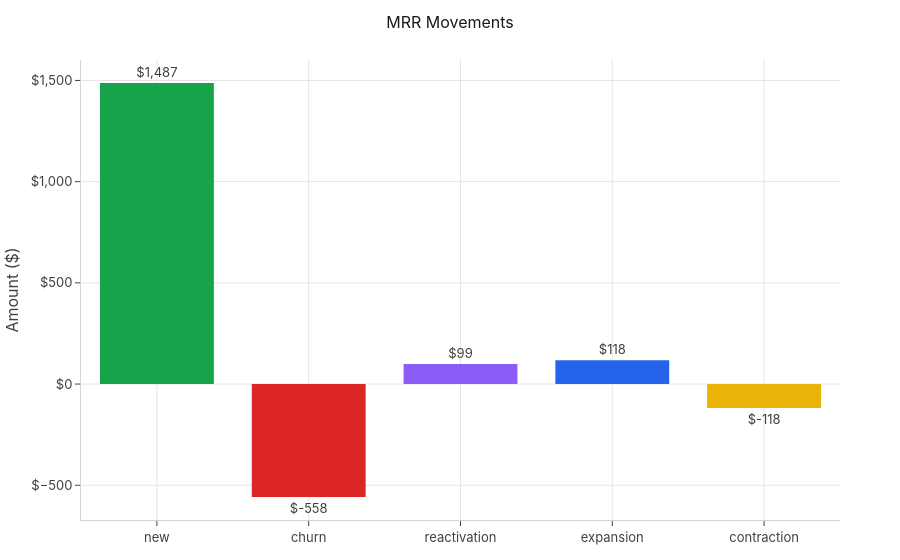

Source (notebook cell):
### Markdown cell above
## 2. MRR Breakdown (movements)

Tidemill classifies every MRR change into a **movement type**:

| Movement      | Meaning                                              |
|---------------|------------------------------------------------------|
| **new**       | First subscription for a customer                    |
| **expansion** | Upgrade or additional subscription                   |
| **contraction** | Downgrade (lower plan/fewer seats)                 |
| **churn**     | Cancellation — customer lost entirely                |
| **reactivation** | Previously churned customer returns               |

The breakdown endpoint sums these over the full period.

### Code cell
reports.mrr.plot_breakdown(reports.mrr.breakdown(tm, START, END))

### Figure 1 — Plotly figure (JSON) as saved in the notebook; plotly's stock layout.template omitted (floating-point values rounded to 4 significant figures)
{"data": [{"marker": {"color": ["#16A34A", "#DC2626", "#8B5CF6", "#2563EB", "#EAB308"]}, "text": ["$1,487", "$-558", "$99", "$118", "$-118"], "textposition": "outside", "type": "bar", "x": ["new", "churn", "reactivation", "expansion", "contraction"], "y": [1487.0, -558.0, 99.0, 118.0, -118.0]}], "layout": {"title": {"text": "MRR Movements"}, "yaxis": {"tickformat": ",", "tickprefix": "$", "title": {"text": "Amount ($)"}}}}
